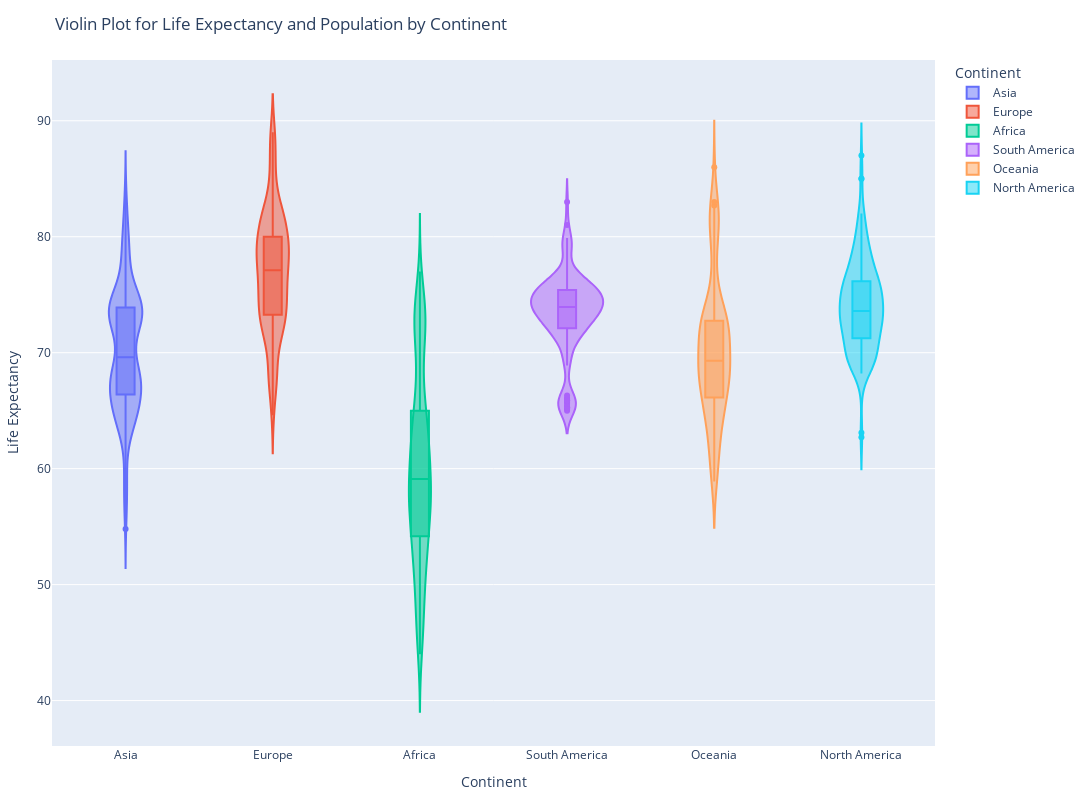

Notebook cell for this chart:
### Markdown cell above
#### 3.Violin Plot for Life Expectancy by Continent

### Code cell
fig = px.violin(df, x='Continent', y='Life expectancy ', color='Continent',box=True,title='Violin Plot for Life Expectancy and Population by Continent')
 
fig.update_layout(
    xaxis_title='Continent',
    yaxis_title='Life Expectancy',
    legend_title='Continent',
    font=dict(size=12),
    width=1200,
    height=800,
    margin=dict(l=20, r=20, t=60, b=20),
)

fig.show()

### Figure 1 — Plotly figure (JSON) as saved in the notebook; plotly's stock layout.template omitted (floating-point values rounded to 4 significant figures; data arrays with more than 128 entries replaced by an {"elided": "..."} marker saying what was removed)
{"data": [{"alignmentgroup": "True", "box": {"visible": true}, "hovertemplate": "Continent=%{x}<br>Life expectancy =%{y}<extra></extra>", "legendgroup": "Asia", "marker": {"color": "#636efa"}, "name": "Asia", "offsetgroup": "Asia", "orientation": "v", "scalegroup": "True", "showlegend": true, "type": "violin", "x": {"elided": "407 str values"}, "x0": " ", "xaxis": "x", "y": {"elided": "407 float values"}, "y0": " ", "yaxis": "y"}, {"alignmentgroup": "True", "box": {"visible": true}, "hovertemplate": "Continent=%{x}<br>Life expectancy =%{y}<extra></extra>", "legendgroup": "Europe", "marker": {"color": "#EF553B"}, "name": "Europe", "offsetgroup": "Europe", "orientation": "v", "scalegroup": "True", "showlegend": true, "type": "violin", "x": {"elided": "345 str values"}, "x0": " ", "xaxis": "x", "y": {"elided": "345 float values"}, "y0": " ", "yaxis": "y"}, {"alignmentgroup": "True", "box": {"visible": true}, "hovertemplate": "Continent=%{x}<br>Life expectancy =%{y}<extra></extra>", "legendgroup": "Africa", "marker": {"color": "#00cc96"}, "name": "Africa", "offsetgroup": "Africa", "orientation": "v", "scalegroup": "True", "showlegend": true, "type": "violin", "x": {"elided": "473 str values"}, "x0": " ", "xaxis": "x", "y": {"elided": "473 float values"}, "y0": " ", "yaxis": "y"}, {"alignmentgroup": "True", "box": {"visible": true}, "hovertemplate": "Continent=%{x}<br>Life expectancy =%{y}<extra></extra>", "legendgroup": "South America", "marker": {"color": "#ab63fa"}, "name": "South America", "offsetgroup": "South America", "orientation": "v", "scalegroup": "True", "showlegend": true, "type": "violin", "x": {"elided": "130 str values"}, "x0": " ", "xaxis": "x", "y": {"elided": "130 float values"}, "y0": " ", "yaxis": "y"}, {"alignmentgroup": "True", "box": {"visible": true}, "hovertemplate": "Continent=%{x}<br>Life expectancy =%{y}<extra></extra>", "legendgroup": "Oceania", "marker": {"color": "#FFA15A"}, "name": "Oceania", "offsetgroup": "Oceania", "orientation": "v", "scalegroup": "True", "showlegend": true, "type": "violin", "x": ["Oceania", "Oceania", "Oceania", "Oceania", "Oceania", "Oceania", "Oceania", "Oceania", "Oceania", "Oceania", "Oceania", "Oceania", "Oceania", "Oceania", "Oceania", "Oceania", "Oceania", "Oceania", "Oceania", "Oceania", "Oceania", "Oceania", "Oceania", "Oceania", "Oceania", "Oceania", "Oceania", "Oceania", "Oceania", "Oceania", "Oceania", "Oceania", "Oceania", "Oceania", "Oceania", "Oceania", "Oceania", "Oceania", "Oceania", "Oceania", "Oceania", "Oceania", "Oceania", "Oceania", "Oceania", "Oceania", "Oceania", "Oceania", "Oceania", "Oceania", "Oceania", "Oceania", "Oceania", "Oceania", "Oceania", "Oceania", "Oceania", "Oceania", "Oceania", "Oceania", "Oceania", "Oceania", "Oceania", "Oceania", "Oceania", "Oceania", "Oceania", "Oceania", "Oceania", "Oceania", "Oceania", "Oceania", "Oceania", "Oceania", "Oceania", "Oceania", "Oceania", "Oceania", "Oceania", "Oceania", "Oceania", "Oceania", "Oceania", "Oceania", "Oceania", "Oceania", "Oceania", "Oceania", "Oceania", "Oceania", "Oceania", "Oceania", "Oceania", "Oceania", "Oceania", "Oceania", "Oceania", "Oceania", "Oceania", "Oceania", "Oceania", "Oceania", "Oceania", "Oceania", "Oceania", "Oceania", "Oceania", "Oceania", "Oceania", "Oceania", "Oceania", "Oceania", "Oceania", "Oceania", "Oceania", "Oceania", "Oceania", "Oceania", "Oceania"], "x0": " ", "xaxis": "x", "y": [82.7, 82.5, 82.3, 82, 81.9, 81.7, 81.3, 81.3, 81.2, 81, 86, 83, 79.9, 79.9, 69.7, 69.6, 69.4, 69.2, 69.1, 68.9, 68.7, 68.6, 68.5, 68.3, 68.1, 68, 67.9, 67.8, 67.7, 66.1, 65.8, 65.7, 65.5, 65.3, 65.2, 65.1, 65, 65, 64.9, 64.8, 64.7, 64.6, 64.3, 64.1, 62.7, 62.4, 62.2, 62, 61.8, 61.6, 61.4, 61.1, 68, 64, 59.9, 59.6, 59.3, 59.1, 58.9, 73.8, 73.6, 73.2, 73, 72.6, 76, 72.5, 72.2, 72, 71.6, 71.4, 79, 76, 75, 72, 68.8, 68.8, 68.7, 68.5, 68.3, 68.1, 68, 67.6, 67.6, 67.4, 67.1, 66.8, 66.5, 66.2, 65.8, 73.3, 73.2, 73, 72.9, 72.8, 72.5, 72.6, 72.5, 72.4, 72.3, 72.2, 72, 71.9, 71.8, 71.6, 71.7, 71.6, 71.4, 71.2, 71, 78, 75, 73, 71, 69.9, 69.6, 69.4, 69.3, 69.1, 69], "y0": " ", "yaxis": "y"}, {"alignmentgroup": "True", "box": {"visible": true}, "hovertemplate": "Continent=%{x}<br>Life expectancy =%{y}<extra></extra>", "legendgroup": "North America", "marker": {"color": "#19d3f3"}, "name": "North America", "offsetgroup": "North America", "orientation": "v", "scalegroup": "True", "showlegend": true, "type": "violin", "x": {"elided": "168 str values"}, "x0": " ", "xaxis": "x", "y": {"elided": "168 float values"}, "y0": " ", "yaxis": "y"}], "layout": {"font": {"size": 12}, "height": 800, "legend": {"title": {"text": "Continent"}, "tracegroupgap": 0}, "margin": {"b": 20, "l": 20, "r": 20, "t": 60}, "title": {"text": "Violin Plot for Life Expectancy and Population by Continent"}, "violinmode": "overlay", "width": 1200, "xaxis": {"anchor": "y", "categoryarray": ["Asia", "Europe", "Africa", "South America", "Oceania", "North America", null], "categoryorder": "array", "domain": [0, 1], "title": {"text": "Continent"}}, "yaxis": {"anchor": "x", "domain": [0, 1], "title": {"text": "Life Expectancy"}}}}
